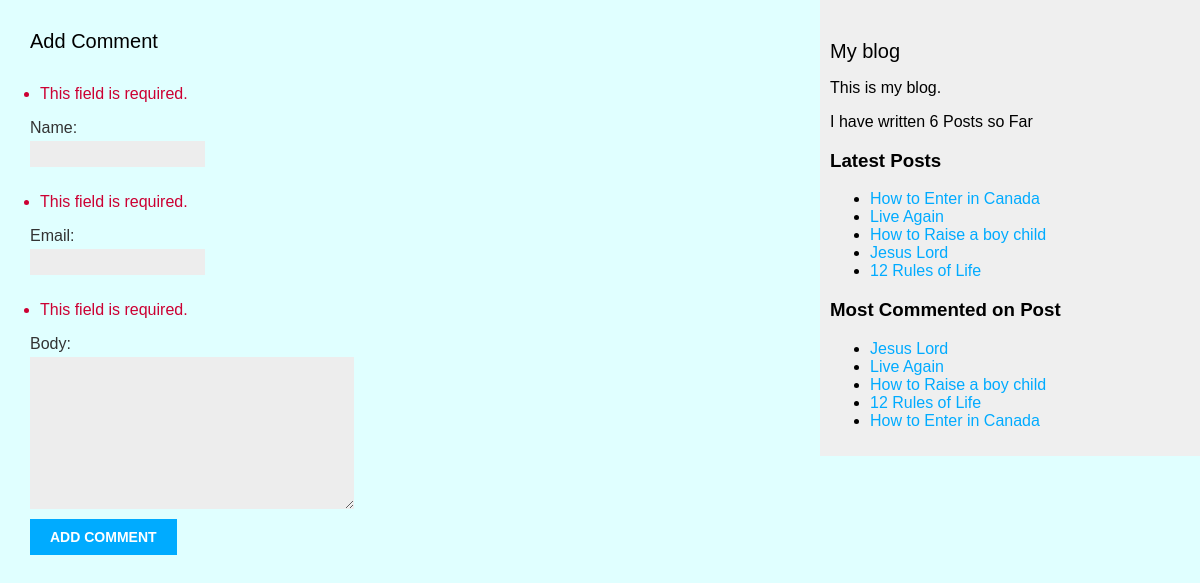
/1/comment/, run on an earlier commit of the app's database.
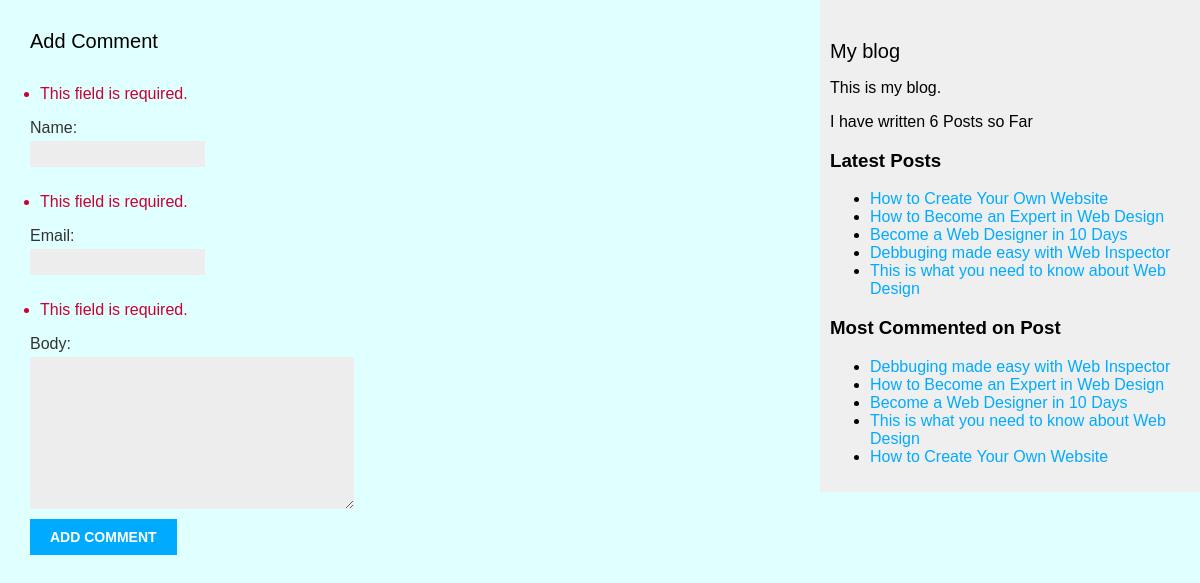
And on a later commit of the database.
### blog/models.py (models this page shows, shortened)
class Post(models.Model):
    class Status(models.TextChoices):
        DRAFT = 'DF', 'Draft'
        PUBLISHED = 'PB', 'Published'
    title = models.CharField(max_length=250)
    slug = models.SlugField(max_length=250,
                            unique_for_date='publish')
    author = models.ForeignKey(User, on_delete=models.CASCADE, related_name="blog_posts")
    body = models.TextField()
    publish = models.DateTimeField(default=timezone.now)
    created = models.DateTimeField(auto_now_add=True)
    updated = models.DateTimeField(auto_now=True)
    status = models.CharField(max_length=2,
                              choices=Status.choices,
                              default=Status.DRAFT)
    objects = models.Manager()#Default Manager
    published = PublishedManager()#Our Custom Manager
    tags = TaggableManager()
    class Meta:
        ordering = ['-publish']
        indexes = [
            models.Index(fields=['-publish']),
        ]
    def get_absolute_url(self):
        return reverse('blog:post_detail',
                       args=[self.publish.year,
                             self.publish.month,
                             self.publish.day,
                             self.slug])

### blog/views.py (the view)
# urls.py: path('<int:post_id>/comment/', views.post_comment, name='post_comment'),
def post_comment(request, post_id):
    post = get_object_or_404(Post, id=post_id, status=Post.Status.PUBLISHED)
    comment = None
    form = CommentForm(data=request.POST)
    if form.is_valid():
        comment = form.save(commit=False)
        comment.post = post
        comment.save()
    return render(request, 'blog/post/comment.html',
                            {'post': post,
                             'form': form,
                             'comment': comment})

### blog/forms.py
class CommentForm(forms.ModelForm):
    class Meta:
        model = Comment
        fields = ['name', 'email', 'body']

### blog/models.py (called while the page is built)
    def get_queryset(self):
        return super().get_queryset().filter(status=Post.Status.PUBLISHED)

### blog/templatetags/blog_tags.py (called while the page is built)
@register.simple_tag
def total_posts():
    return Post.published.count()

@register.inclusion_tag('blog/post/latest_posts.html')
def show_latest_posts(count=5):
    latest_posts = Post.published.order_by('-publish')[:count]
    return {'latest_posts': latest_posts}

@register.simple_tag
def get_most_commented_posts(count=5):
    return Post.published.annotate(
               total_comments=Count('comments')
        ).order_by('-total_comments')[:count]

### blog/templates/blog/post/comment.html (shortened to what this page needs)
{% extends "blog/base.html" %}
{% block content %}
{% if comment %}
    <h2>Your comment has been added.</h2>
    <p><a href="{{ post.get_absolute_url }}">Back to the post</a></p>
{% else %}
    {% include "blog/post/includes/comment_form.html" %}
{% endif %}
{% endblock %}

### blog/templates/blog/base.html (shortened to what this page needs)
{% load blog_tags %}
{% load static %}
<!DOCTYPE html>
<html>
<head>
 <link href="{% static "css/blog.css" %}" rel="stylesheet">
</head>
<body>
 <div id="content">
   {% block content %}
   {% endblock %}
 </div>
 <div id="sidebar">
    <h2>My blog</h2>
    <p>This is my blog.</p>
    <p>I have written {% total_posts %} Posts so Far</p>
    <h3>Latest Posts</h3>
    <p>{% show_latest_posts %}</p>
    <h3>Most Commented on Post</h3>
    {% get_most_commented_posts as most_commented_posts %}
    <ul>
      {% for post in most_commented_posts %}
      <li>
        <a href="{{ post.get_absolute_url }}">{{ post.title }}</a>
      </li>
      {% endfor %}
    </ul>
 </div>
</body>
</html>

### blog/templates/blog/post/latest_posts.html
<ul>
    {% for post in latest_posts %}
        <li>
            <a href="{{ post.get_absolute_url }}">{{ post.title }}</a>
        </li>
    {% endfor %}
</ul>

What changed in the data, as far as the page shows it:
changed Post: title "How to Enter in Canada" → "How to Create Your Own Website"
changed Post: title "Live Again" → "How to Become an Expert in Web Design"
changed Post: title "How to Raise a boy child" → "Become a Web Designer in 10 Days"
changed Post: title "Jesus Lord" → "Debbuging made easy with Web Inspector"
changed Post: title "12 Rules of Life" → "This is what you need to know about Web Design"
